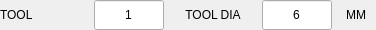
          <widget class="QWidget" name="widget_tool_num" native="true">
           <property name="minimumSize">
            <size>
             <width>0</width>
             <height>30</height>
            </size>
           </property>
           <property name="maximumSize">
            <size>
             <width>16777215</width>
             <height>30</height>
            </size>
           </property>
           <layout class="QHBoxLayout" name="horizontalLayout_3">
            <property name="spacing">
             <number>4</number>
            </property>
            <property name="leftMargin">
             <number>0</number>
            </property>
            <property name="topMargin">
             <number>0</number>
            </property>
            <property name="rightMargin">
             <number>0</number>
            </property>
            <property name="bottomMargin">
             <number>0</number>
            </property>
            <item>
             <widget class="QLabel" name="lbl_tool_no">
              <property name="minimumSize">
               <size>
                <width>90</width>
                <height>0</height>
               </size>
              </property>
              <property name="maximumSize">
               <size>
                <width>90</width>
                <height>16777215</height>
               </size>
              </property>
              <property name="text">
               <string>TOOL</string>
              </property>
             </widget>
            </item>
            <item>
             <widget class="QLineEdit" name="lineEdit_tool_num">
              <property name="sizePolicy">
               <sizepolicy hsizetype="Preferred" vsizetype="Preferred">
                <horstretch>0</horstretch>
                <verstretch>0</verstretch>
               </sizepolicy>
              </property>
              <property name="minimumSize">
               <size>
                <width>70</width>
                <height>30</height>
               </size>
              </property>
              <property name="maximumSize">
               <size>
                <width>70</width>
                <height>30</height>
               </size>
              </property>
              <property name="toolTip">
               <string>Automatically filled in by LOAD TOOL button, or can be manually entered.</string>
              </property>
              <property name="text">
               <string>1</string>
              </property>
              <property name="maxLength">
               <number>3</number>
              </property>
              <property name="alignment">
               <set>Qt::AlignCenter</set>
              </property>
             </widget>
            </item>
            <item>
             <widget class="QLabel" name="lbl_tool">
              <property name="minimumSize">
               <size>
                <width>90</width>
                <height>0</height>
               </size>
              </property>
              <property name="maximumSize">
               <size>
                <width>90</width>
                <height>16777215</height>
               </size>
              </property>
              <property name="toolTip">
               <string>Tool to use for facing</string>
              </property>
              <property name="text">
               <string>TOOL DIA</string>
              </property>
              <property name="alignment">
               <set>Qt::AlignCenter</set>
              </property>
             </widget>
            </item>
            <item>
             <widget class="QLineEdit" name="lineEdit_tool_diameter">
              <property name="sizePolicy">
               <sizepolicy hsizetype="Preferred" vsizetype="Preferred">
                <horstretch>0</horstretch>
                <verstretch>0</verstretch>
               </sizepolicy>
              </property>
              <property name="minimumSize">
               <size>
                <width>70</width>
                <height>30</height>
               </size>
              </property>
              <property name="maximumSize">
               <size>
                <width>70</width>
                <height>30</height>
               </size>
              </property>
              <property name="toolTip">
               <string/>
              </property>
              <property name="text">
               <string>6</string>
              </property>
              <property name="maxLength">
               <number>6</number>
              </property>
              <property name="alignment">
               <set>Qt::AlignCenter</set>
              </property>
             </widget>
            </item>
            <item>
             <widget class="QLabel" name="lbl_tool_unit">
              <property name="minimumSize">
               <size>
                <width>40</width>
                <height>0</height>
               </size>
              </property>
              <property name="maximumSize">
               <size>
                <width>16777215</width>
                <height>16777215</height>
               </size>
              </property>
              <property name="text">
               <string>MM</string>
              </property>
              <property name="alignment">
               <set>Qt::AlignCenter</set>
              </property>
             </widget>
            </item>
           </layout>
          </widget>
